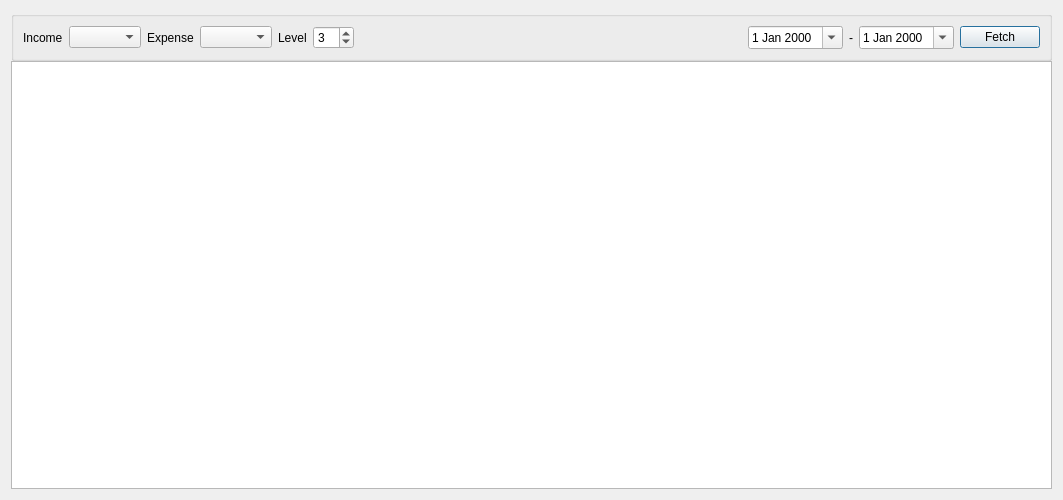
<?xml version="1.0" encoding="UTF-8"?>
<ui version="4.0">
 <class>IncomeStatementDialog</class>
 <widget class="QDialog" name="IncomeStatementDialog">
  <property name="geometry">
   <rect>
    <x>0</x>
    <y>0</y>
    <width>1063</width>
    <height>500</height>
   </rect>
  </property>
  <property name="windowTitle">
   <string>Income Statement</string>
  </property>
  <layout class="QGridLayout" name="gridLayout">
   <property name="verticalSpacing">
    <number>0</number>
   </property>
   <item row="0" column="0">
    <widget class="QGroupBox" name="groupBoxView">
     <property name="title">
      <string/>
     </property>
     <layout class="QHBoxLayout" name="horizontalLayout">
      <item>
       <widget class="QLabel" name="label">
        <property name="text">
         <string>Income</string>
        </property>
       </widget>
      </item>
      <item>
       <widget class="ComboBox" name="comboBoxIncome"/>
      </item>
      <item>
       <widget class="QLabel" name="label_2">
        <property name="text">
         <string>Expense</string>
        </property>
       </widget>
      </item>
      <item>
       <widget class="ComboBox" name="comboBoxExpense"/>
      </item>
      <item>
       <widget class="QLabel" name="label_5">
        <property name="text">
         <string>Level</string>
        </property>
       </widget>
      </item>
      <item>
       <widget class="SpinBox" name="spinBoxLevel">
        <property name="value">
         <number>3</number>
        </property>
       </widget>
      </item>
      <item>
       <spacer name="horizontalSpacer">
        <property name="orientation">
         <enum>Qt::Orientation::Horizontal</enum>
        </property>
        <property name="sizeHint" stdset="0">
         <size>
          <width>40</width>
          <height>20</height>
         </size>
        </property>
       </spacer>
      </item>
      <item>
       <widget class="DateEdit" name="dateEditStart">
        <property name="calendarPopup">
         <bool>true</bool>
        </property>
       </widget>
      </item>
      <item>
       <widget class="QLabel" name="label_4">
        <property name="text">
         <string>-</string>
        </property>
       </widget>
      </item>
      <item>
       <widget class="DateEdit" name="dateEditEnd">
        <property name="calendarPopup">
         <bool>true</bool>
        </property>
       </widget>
      </item>
      <item>
       <widget class="QPushButton" name="pushButtonFetch">
        <property name="text">
         <string>Fetch</string>
        </property>
        <property name="default">
         <bool>true</bool>
        </property>
       </widget>
      </item>
     </layout>
    </widget>
   </item>
   <item row="1" column="0">
    <widget class="QTreeView" name="treeView"/>
   </item>
  </layout>
 </widget>
 <customwidgets>
  <customwidget>
   <class>DateEdit</class>
   <extends>QDateEdit</extends>
   <header location="global">widget/dateedit.h</header>
  </customwidget>
  <customwidget>
   <class>ComboBox</class>
   <extends>QComboBox</extends>
   <header location="global">widget/combobox.h</header>
  </customwidget>
  <customwidget>
   <class>SpinBox</class>
   <extends>QSpinBox</extends>
   <header location="global">widget/spinbox.h</header>
  </customwidget>
 </customwidgets>
 <tabstops>
  <tabstop>comboBoxIncome</tabstop>
  <tabstop>comboBoxExpense</tabstop>
  <tabstop>spinBoxLevel</tabstop>
  <tabstop>dateEditStart</tabstop>
  <tabstop>dateEditEnd</tabstop>
  <tabstop>pushButtonFetch</tabstop>
  <tabstop>treeView</tabstop>
 </tabstops>
 <resources/>
 <connections/>
</ui>
